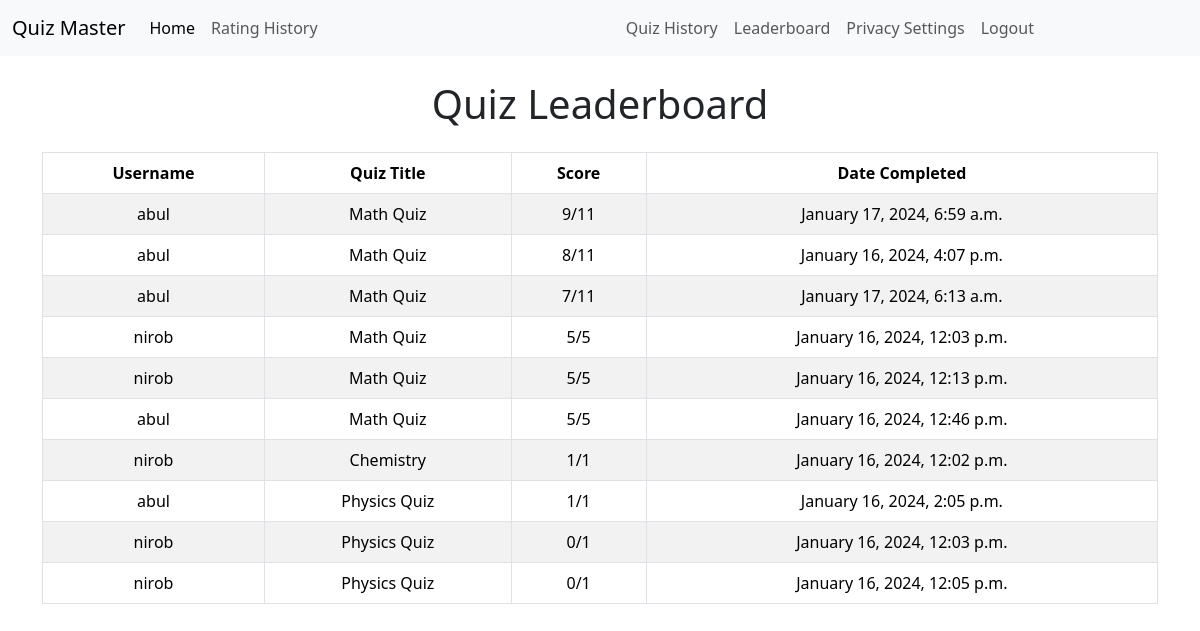
Before: /leaderboard/ (signed in) with the older database file.
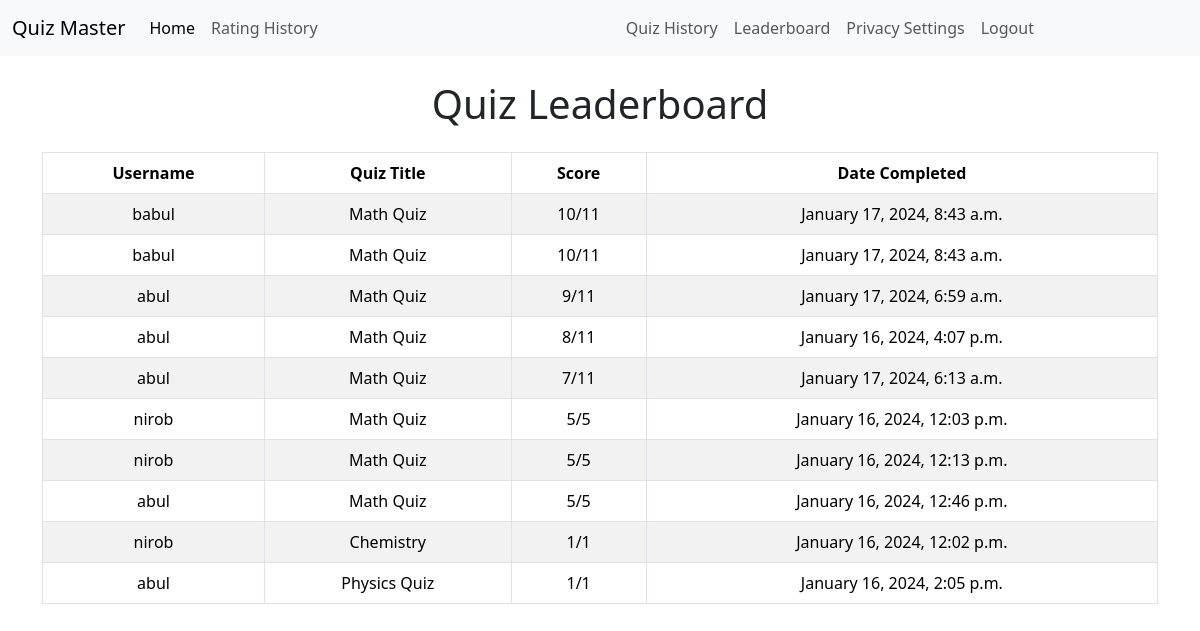
After: the same page with the newer database file.
### quizzes/models.py (models this page shows, shortened)
class UserQuizHistory(models.Model):
    user = models.ForeignKey(User, on_delete=models.CASCADE)
    quiz = models.ForeignKey(Quiz, on_delete=models.CASCADE)
    score = models.IntegerField()
    totalMarks = models.IntegerField(default=0)
    completed_at = models.DateTimeField(auto_now_add=True)
    selected_choices = models.ManyToManyField(
        Choice, related_name='selected_choices', blank=True)

class Quiz(models.Model):
    title = models.CharField(max_length=255)
    description = models.TextField()
    category = models.ForeignKey(Category, on_delete=models.CASCADE)
    has_time_limit = models.BooleanField(default=False)

### core/views.py (the view)
# urls.py: path('leaderboard/', leaderboard, name='leaderboard'),
@login_required
def leaderboard(request):
    top_scores = UserQuizHistory.objects.order_by('-score')[:10]
    context = {
        'top_scores': top_scores,
    }
    return render(request, 'leaderboard.html', context)

### core/templates/leaderboard.html
{% extends 'base.html' %}
{% block content %}
<div class="container mt-4">
    {% if top_scores %}
        <h1 class="text-center mb-4">Quiz Leaderboard</h1>
        <table class="table table-striped table-bordered text-center">
            <thead class="thead-dark">
                <tr>
                    <th scope="col">Username</th>
                    <th scope="col">Quiz Title</th>
                    <th scope="col">Score</th>
                    <th scope="col">Date Completed</th>
                </tr>
            </thead>
            <tbody>
                {% for score in top_scores %}
                <tr>
                    <td>{{ score.user.username }}</td>
                    <td>{{ score.quiz.title }}</td>
                    <td>{{ score.score }}/{{ score.totalMarks }}</td>
                    <td>{{ score.completed_at|date:"F j, Y, g:i a" }}</td>
                </tr>
                {% endfor %}
            </tbody>
        </table>
    {% else %}
        <div style="height: 500px;" class="d-flex justify-content-center align-items-center">
            <p>No scores available.</p>
        </div>
    {% endif %}
</div>
{% endblock %}

Changed rows visible on the page:
no longer on this page (row unchanged): UserQuizHistory: user.username "nirob", quiz "Physics Quiz", score "0", totalMarks "1", completed_at "January 16, 2024, 12:03 p.m."
no longer on this page (row unchanged): UserQuizHistory: user.username "nirob", quiz "Physics Quiz", score "0", totalMarks "1", completed_at "January 16, 2024, 12:05 p.m."
added UserQuizHistory: user.username "babul", quiz "Math Quiz", score "10", totalMarks "11", completed_at "January 17, 2024, 8:43 a.m."
added UserQuizHistory: user.username "babul", quiz "Math Quiz", score "10", totalMarks "11", completed_at "January 17, 2024, 8:43 a.m."
